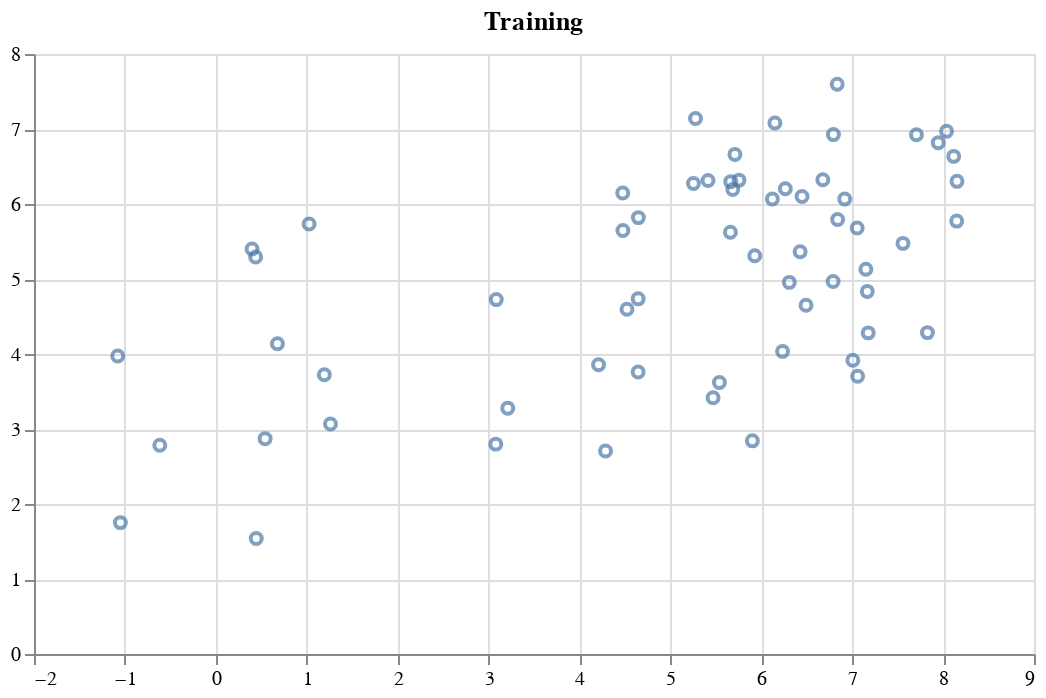

The cell this chart's notebook holds for it:
### Code cell
@vlplot(
    width=500,
    height=300,
    :point,
    x=y[train],
    y=y_train_pred,
    title="Training"
)

### Figure 1 — Vega-Lite specification as saved in the notebook (floating-point values rounded to 4 significant figures)
{"data": {"values": [{"x": 6.308, "y": 4.955}, {"x": 5.902, "y": 2.842}, {"x": 0.5423, "y": 2.871}, {"x": 6.794, "y": 6.925}, {"x": 4.523, "y": 4.596}, {"x": 7.559, "y": 5.475}, {"x": 4.287, "y": 2.707}, {"x": 6.835, "y": 7.597}, {"x": 0.678, "y": 4.136}, {"x": 4.21, "y": 3.857}, {"x": 4.646, "y": 3.76}, {"x": 8.15, "y": 5.772}, {"x": 5.661, "y": 5.623}, {"x": 0.4383, "y": 5.293}, {"x": 1.261, "y": 3.066}, {"x": 0.3988, "y": 5.401}, {"x": 6.122, "y": 6.067}, {"x": 5.54, "y": 3.619}, {"x": 8.038, "y": 6.969}, {"x": 5.664, "y": 6.298}, {"x": 5.755, "y": 6.319}, {"x": 5.71, "y": 6.661}, {"x": 4.646, "y": 4.735}, {"x": 7.007, "y": 3.918}, {"x": 1.194, "y": 3.723}, {"x": 8.117, "y": 6.635}, {"x": 6.234, "y": 4.035}, {"x": 3.08, "y": 2.798}, {"x": 6.492, "y": 4.649}, {"x": 7.06, "y": 3.704}, {"x": 6.918, "y": 6.068}, {"x": 6.265, "y": 6.204}, {"x": -0.6162, "y": 2.783}, {"x": 6.15, "y": 7.08}, {"x": 7.707, "y": 6.924}, {"x": 7.055, "y": 5.679}, {"x": 7.166, "y": 4.835}, {"x": 0.4447, "y": 1.539}, {"x": 5.414, "y": 6.314}, {"x": 6.79, "y": 4.966}, {"x": 5.277, "y": 7.141}, {"x": 4.648, "y": 5.818}, {"x": 5.687, "y": 6.193}, {"x": 3.085, "y": 4.725}, {"x": 4.476, "y": 6.147}, {"x": 3.211, "y": 3.278}, {"x": 7.828, "y": 4.285}, {"x": -1.05, "y": 1.752}, {"x": 6.84, "y": 5.793}, {"x": 5.47, "y": 3.416}, {"x": 8.153, "y": 6.302}, {"x": -1.079, "y": 3.974}, {"x": 6.677, "y": 6.323}, {"x": 5.254, "y": 6.273}, {"x": 1.026, "y": 5.734}, {"x": 6.427, "y": 5.364}, {"x": 4.478, "y": 5.647}, {"x": 7.177, "y": 4.282}, {"x": 7.947, "y": 6.817}, {"x": 5.928, "y": 5.31}, {"x": 6.449, "y": 6.101}, {"x": 7.151, "y": 5.13}]}, "encoding": {"x": {"field": "x", "title": null, "type": "quantitative"}, "y": {"field": "y", "title": null, "type": "quantitative"}}, "height": 300, "mark": "point", "title": "Training", "width": 500}
